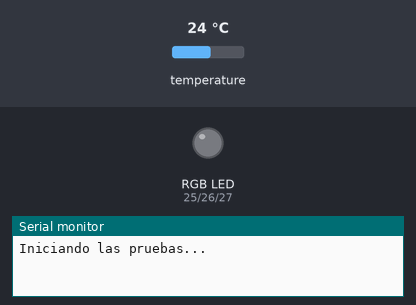
This program was run on a simulated ESP32. Shown: an RGB LED mixed from three pins (HIGH = lit), the last lines printed to the serial monitor. Inputs (shaded band) come from the test bench; at power-on: temperature 24 °C.

Above: at 0.1 s.
At 0.8 s:
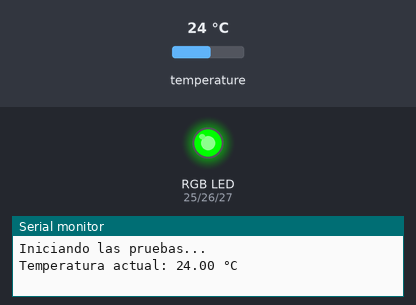
Timing chart, 0 to 2.3 s (numbered marks = the images above):
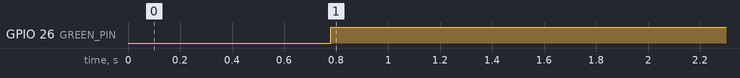

The program:

main.cpp
```cpp
#include <OneWire.h>
#include <DallasTemperature.h>

#define ONE_WIRE_BUS 4  // Pin GPIO4 para el sensor DS18B20
#define RED_PIN 25      // Pin rojo del LED RGB
#define GREEN_PIN 26    // Pin verde del LED RGB
#define BLUE_PIN 27     // Pin azul del LED RGB

// Configuración de la comunicación OneWire
OneWire oneWire(ONE_WIRE_BUS);
DallasTemperature sensores(&oneWire);

void setup() {
  Serial.begin(9600);  // Inicia la comunicación serial
  sensores.begin();    // Inicializa el sensor DS18B20

  // Configuración de los pines del LED RGB
  pinMode(RED_PIN, OUTPUT);
  pinMode(GREEN_PIN, OUTPUT);
  pinMode(BLUE_PIN, OUTPUT);

  // Prueba de inicialización
  Serial.println("Iniciando las pruebas...");

  // Comienza la lectura de la temperatura
  sensores.requestTemperatures();
}

void loop() {
  // Leer la temperatura
  float temperatura = sensores.getTempCByIndex(0);

  // Verificar si la temperatura es válida
  if (temperatura >= -55 && temperatura <= 125) {
    Serial.print("Temperatura actual: ");
    Serial.print(temperatura);
    Serial.println(" °C");

    // Indicar que la lectura fue exitosa con el LED verde
    digitalWrite(RED_PIN, LOW);
    digitalWrite(GREEN_PIN, HIGH);
    digitalWrite(BLUE_PIN, LOW);
  } else {
    // Si la lectura es inválida, indica el error con el LED rojo
    Serial.println("Error en la lectura de la temperatura.");
    digitalWrite(RED_PIN, HIGH);
    digitalWrite(GREEN_PIN, LOW);
    digitalWrite(BLUE_PIN, LOW);
  }

  delay(1000);  // Espera 1 segundo antes de hacer una nueva lectura
}
```

Measured:
- by itself, GPIO 26 (GREEN_PIN): LOW → HIGH at 0.78 s
